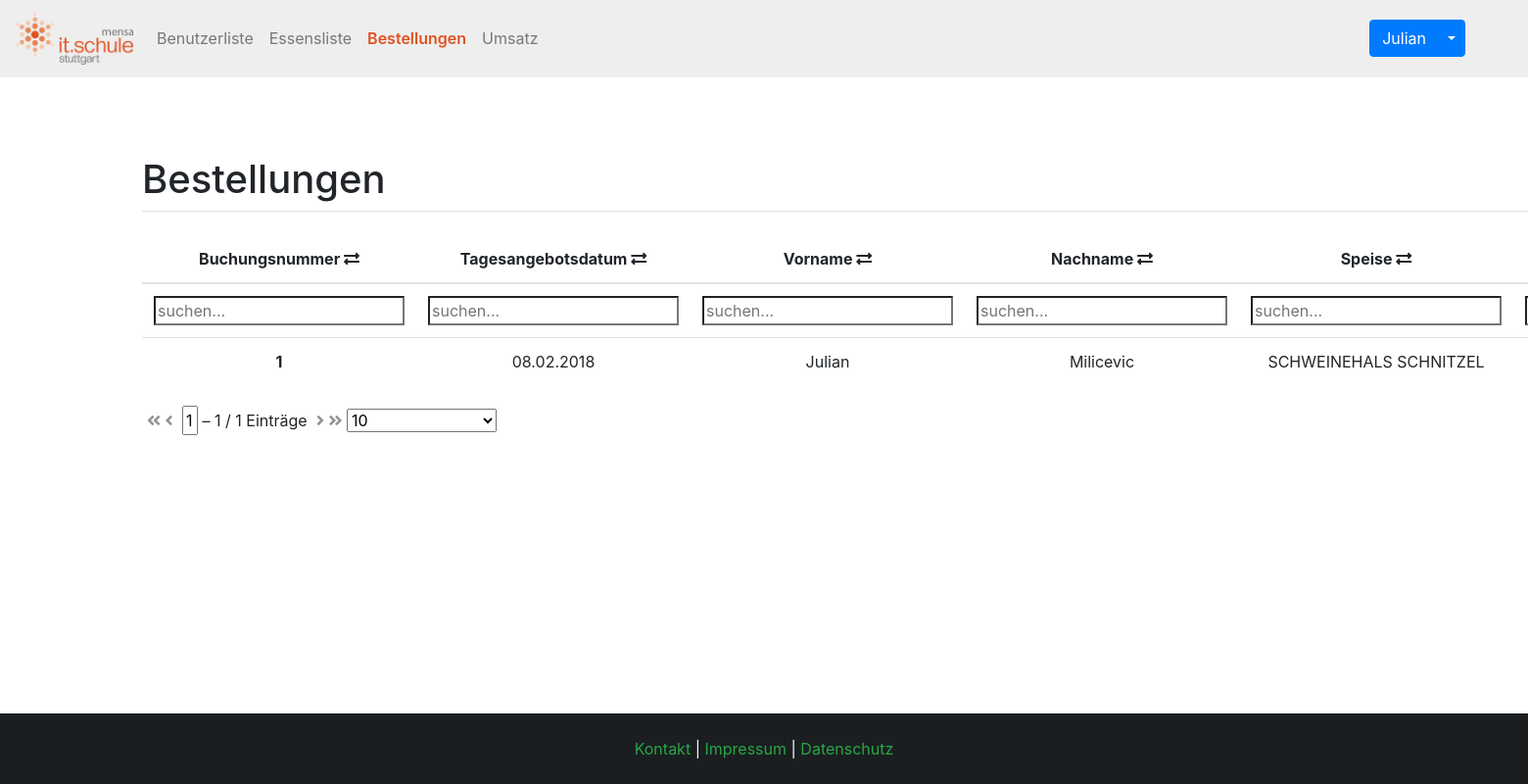
Page /php/orders.php (signed in) on the committed database.
### tables this page shows
CREATE TABLE `buchungen` (
  `buchungsnummer` int(11) NOT NULL AUTO_INCREMENT,
  `schueler_ID` int(11) NOT NULL,
  `tagesangebot_ID` int(11) NOT NULL,
  `buchungsdatum` datetime NOT NULL,
  `preis` double NOT NULL,
  PRIMARY KEY (`buchungsnummer`),
  KEY `schueler_ID_idx` (`schueler_ID`),
  KEY `tagesangebot_ID_idx` (`tagesangebot_ID`),
  CONSTRAINT `schueler_ID` FOREIGN KEY (`schueler_ID`) REFERENCES `benutzer` (`benutzer_ID`) ON DELETE NO ACTION ON UPDATE NO ACTION,
  CONSTRAINT `tagesangebot_ID` FOREIGN KEY (`tagesangebot_ID`) REFERENCES `tagesangebot` (`tagesangebot_ID`) ON DELETE NO ACTION ON UPDATE NO ACTION
);

CREATE TABLE `tagesangebot` (
  `tagesangebot_ID` int(11) NOT NULL AUTO_INCREMENT,
  `speise_ID` int(11) NOT NULL,
  `datum` date NOT NULL,
  PRIMARY KEY (`tagesangebot_ID`),
  KEY `_speise_ID_idx` (`speise_ID`),
  CONSTRAINT `_speise_ID` FOREIGN KEY (`speise_ID`) REFERENCES `speise` (`speise_ID`) ON DELETE NO ACTION ON UPDATE NO ACTION
);

CREATE TABLE `benutzer` (
  `benutzer_ID` int(11) NOT NULL AUTO_INCREMENT,
  `vorname` varchar(45) NOT NULL,
  `nachname` varchar(45) NOT NULL,
  `email` varchar(80) NOT NULL,
  `passwort` varchar(255) NOT NULL,
  `admin_rechte` int(1) DEFAULT NULL,
  `kontostand` double DEFAULT NULL,
  `token` varchar(255) NOT NULL,
  PRIMARY KEY (`benutzer_ID`)
);

CREATE TABLE `speise` (
  `speise_ID` int(11) NOT NULL AUTO_INCREMENT,
  `name` varchar(45) NOT NULL,
  `preis` double NOT NULL,
  `likes` int(11) DEFAULT '0',
  `allergene_inhaltsstoffe` varchar(255) DEFAULT NULL,
  `sonstiges` varchar(255) DEFAULT NULL,
  PRIMARY KEY (`speise_ID`)
);

### php/orders.php (the view, shortened to what this page needs)
<?php include_once 'dependencies.php';?>
<!DOCTYPE HTML>
<html>
    <head>
        <?php
            echo $head_dependencies;
            $sql = "SELECT buchungsnummer, datum as tagesangebotsdatum, sp.name, sp.preis, sp.allergene_inhaltsstoffe, sp.sonstiges, buchungsdatum, schueler_ID
                FROM mensa.buchungen as b
                INNER JOIN mensa.tagesangebot as t ON b.tagesangebot_ID = t.tagesangebot_ID
                INNER JOIN mensa.speise sp ON t.speise_ID = sp.speise_ID";
            $result = $conn->query($sql);
        ?>
    </head>
    <body>
        <?php include 'header.php';
        ?>
        <div class="container col-sm-10">
            <h1>Bestellungen</h1>
            <table class="tabelsorterTable table table-hover tablesorter">
                <thead>
                    <tr>
                        <th>Buchungsnummer <i class="fas fa-exchange-alt"></i></th>
                        <th>Tagesangebotsdatum <i class="fas fa-exchange-alt"></i></th>
                        <th>Vorname <i class="fas fa-exchange-alt"></i></th>
                        <th>Nachname <i class="fas fa-exchange-alt"></i></th>
                        <th>Speise <i class="fas fa-exchange-alt"></i></th>
                        <th>Preis <i class="fas fa-exchange-alt"></i></th>
                    </tr>
                </thead>
                <tbody>
                    <?php
                        if ($result->num_rows > 0) {
                            while ($row = $result->fetch_assoc()) {
                                $sql = "SELECT vorname, nachname FROM mensa.benutzer WHERE benutzer_ID =". $row['schueler_ID'];
                                $user = $conn->query($sql)->fetch_assoc();
                                $dateFormat = strtotime($row['tagesangebotsdatum']);
                                echo "<tr><td class='align-middle'><strong> ". $row['buchungsnummer'] . "</strong></td>";
                                echo "<td class='align-middle'>".date('d.m.Y', $dateFormat)."</td>";
                                echo "<td class='align-middle'>".$user['vorname']."</td>";
                                echo "<td class='align-middle'>".$user['nachname']."</td>";
                                echo "<td class='align-middle'>".$row['name']."</td>";
                                echo "<td class='align-middle'>".$row['preis']."€</td>";
                                echo "</tr>";
                            }
                        } else {
                            echo "<td class='align-middle'>Es gibt noch keine Bestellungen</td>";
                        }
                    ?>
                </tbody>
            </table>
            <div id="pager" class="pager">
                <form>
                    <i class="fas fa-angle-double-left first"/></i>
                    <i class="fas fa-angle-left prev"/></i>
                    <span class="pagedisplay" data-pager-output-filtered="{startRow:input} &ndash; {endRow} / {filteredRows} of {totalRows} total rows"></span>
                    <i class="fas fa-angle-right next"/></i>
                    <i class="fas fa-angle-double-right last"/></i>
                    <select class="pagesize">
                        <option value="10">10</option>
                    </select>
                </form>
            </div>
        </div>
        <?php include 'footer.php'; ?>
    </body>
</html>

### style/style.css (style rules this page uses)
* { box-sizing: border-box; }
html { margin: 0; padding: 0; height: 100%; }
body { position: relative; min-height: 100%; padding-bottom: 6em; }
table, thead, tbody, td, th { text-align: center; }
.modalbox.success button, .modalbox.success button:active, .modalbox.success button:focus, { -webkit-transition: all 0.1s ease-in-out; transition: all 0.1s ease-in-out; -webkit-border-radius: 0; -moz-border-radius: 0; border-radius: 0; margin-top: 15px; width: 80%; background: transparent; color: #4caf50; border-color: #4caf50; outline: none; }
.tablesorter-pager { padding: 5px; }
.tablesorter-pager .pagedisplay { padding: 0 5px 0 5px; width: 50px; text-align: center; }
.tablesorter-pager select { margin: 0; padding: 0; }
.tablesorter-pager .disabled { opacity: 0.5; filter: alpha(opacity=50); cursor: default; }

### rows in the picture
buchungen: buchungsnummer "1", tagesangebot_ID.datum "08.02.2018", schueler_ID.vorname "Julian", schueler_ID.nachname "Milicevic", speise.name "SCHWEINEHALS SCHNITZEL"

### other values in the picture
$_SESSION['vorname'] "Julian"
